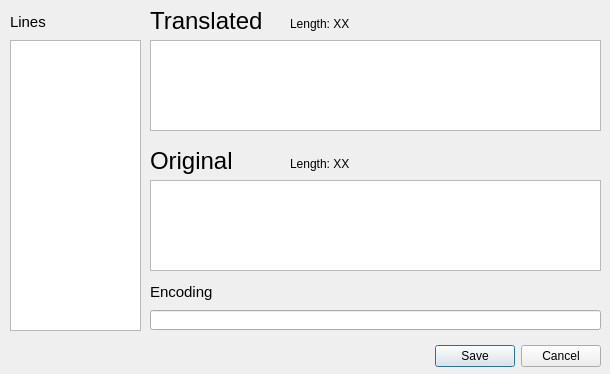
<?xml version="1.0" encoding="UTF-8"?>
<ui version="4.0">
 <class>EbootEditor</class>
 <widget class="QDialog" name="EbootEditor">
  <property name="geometry">
   <rect>
    <x>0</x>
    <y>0</y>
    <width>610</width>
    <height>374</height>
   </rect>
  </property>
  <property name="contextMenuPolicy">
   <enum>Qt::NoContextMenu</enum>
  </property>
  <property name="windowTitle">
   <string>EBOOT Text Editor</string>
  </property>
  <property name="windowIcon">
   <iconset resource="../res/icons.qrc">
    <normaloff>:/monokuma.png</normaloff>:/monokuma.png</iconset>
  </property>
  <widget class="QDialogButtonBox" name="buttonBox">
   <property name="geometry">
    <rect>
     <x>260</x>
     <y>340</y>
     <width>341</width>
     <height>32</height>
    </rect>
   </property>
   <property name="orientation">
    <enum>Qt::Horizontal</enum>
   </property>
   <property name="standardButtons">
    <set>QDialogButtonBox::Cancel|QDialogButtonBox::Save</set>
   </property>
  </widget>
  <widget class="QListWidget" name="lstLines">
   <property name="geometry">
    <rect>
     <x>10</x>
     <y>40</y>
     <width>131</width>
     <height>291</height>
    </rect>
   </property>
  </widget>
  <widget class="SpellCheckEdit" name="txtTranslated">
   <property name="geometry">
    <rect>
     <x>150</x>
     <y>40</y>
     <width>451</width>
     <height>91</height>
    </rect>
   </property>
   <property name="font">
    <font>
     <family>Meiryo UI</family>
     <pointsize>11</pointsize>
    </font>
   </property>
  </widget>
  <widget class="QPlainTextEdit" name="txtOriginal">
   <property name="geometry">
    <rect>
     <x>150</x>
     <y>180</y>
     <width>451</width>
     <height>91</height>
    </rect>
   </property>
   <property name="font">
    <font>
     <family>Meiryo UI</family>
     <pointsize>11</pointsize>
    </font>
   </property>
   <property name="readOnly">
    <bool>true</bool>
   </property>
   <property name="tabStopWidth">
    <number>20</number>
   </property>
  </widget>
  <widget class="QLineEdit" name="txtEncoding">
   <property name="geometry">
    <rect>
     <x>150</x>
     <y>310</y>
     <width>451</width>
     <height>20</height>
    </rect>
   </property>
   <property name="readOnly">
    <bool>true</bool>
   </property>
  </widget>
  <widget class="QLabel" name="label_6">
   <property name="geometry">
    <rect>
     <x>150</x>
     <y>0</y>
     <width>131</width>
     <height>41</height>
    </rect>
   </property>
   <property name="font">
    <font>
     <family>Meiryo UI</family>
     <pointsize>18</pointsize>
    </font>
   </property>
   <property name="text">
    <string>Translated</string>
   </property>
   <property name="alignment">
    <set>Qt::AlignLeading|Qt::AlignLeft|Qt::AlignVCenter</set>
   </property>
  </widget>
  <widget class="QLabel" name="label_7">
   <property name="geometry">
    <rect>
     <x>150</x>
     <y>140</y>
     <width>131</width>
     <height>41</height>
    </rect>
   </property>
   <property name="font">
    <font>
     <family>Meiryo UI</family>
     <pointsize>18</pointsize>
    </font>
   </property>
   <property name="text">
    <string>Original</string>
   </property>
   <property name="alignment">
    <set>Qt::AlignLeading|Qt::AlignLeft|Qt::AlignVCenter</set>
   </property>
  </widget>
  <widget class="QLabel" name="label_10">
   <property name="geometry">
    <rect>
     <x>150</x>
     <y>280</y>
     <width>121</width>
     <height>21</height>
    </rect>
   </property>
   <property name="font">
    <font>
     <family>Meiryo UI</family>
     <pointsize>11</pointsize>
    </font>
   </property>
   <property name="text">
    <string>Encoding</string>
   </property>
   <property name="alignment">
    <set>Qt::AlignBottom|Qt::AlignLeading|Qt::AlignLeft</set>
   </property>
  </widget>
  <widget class="QLabel" name="label_11">
   <property name="geometry">
    <rect>
     <x>10</x>
     <y>10</y>
     <width>121</width>
     <height>21</height>
    </rect>
   </property>
   <property name="font">
    <font>
     <family>Meiryo UI</family>
     <pointsize>11</pointsize>
    </font>
   </property>
   <property name="text">
    <string>Lines</string>
   </property>
   <property name="alignment">
    <set>Qt::AlignBottom|Qt::AlignLeading|Qt::AlignLeft</set>
   </property>
  </widget>
  <widget class="QLabel" name="lblOrigLength">
   <property name="geometry">
    <rect>
     <x>290</x>
     <y>150</y>
     <width>121</width>
     <height>21</height>
    </rect>
   </property>
   <property name="font">
    <font>
     <family>Meiryo UI</family>
     <pointsize>9</pointsize>
    </font>
   </property>
   <property name="text">
    <string>Length: XX</string>
   </property>
   <property name="alignment">
    <set>Qt::AlignBottom|Qt::AlignLeading|Qt::AlignLeft</set>
   </property>
  </widget>
  <widget class="QLabel" name="lblTransLength">
   <property name="geometry">
    <rect>
     <x>290</x>
     <y>10</y>
     <width>121</width>
     <height>21</height>
    </rect>
   </property>
   <property name="font">
    <font>
     <family>Meiryo UI</family>
     <pointsize>9</pointsize>
    </font>
   </property>
   <property name="text">
    <string>Length: XX</string>
   </property>
   <property name="alignment">
    <set>Qt::AlignBottom|Qt::AlignLeading|Qt::AlignLeft</set>
   </property>
  </widget>
 </widget>
 <customwidgets>
  <customwidget>
   <class>SpellCheckEdit</class>
   <extends>QTextEdit</extends>
   <header>spellcheck_edit</header>
  </customwidget>
 </customwidgets>
 <resources>
  <include location="../res/icons.qrc"/>
 </resources>
 <connections>
  <connection>
   <sender>buttonBox</sender>
   <signal>accepted()</signal>
   <receiver>EbootEditor</receiver>
   <slot>accept()</slot>
   <hints>
    <hint type="sourcelabel">
     <x>478</x>
     <y>354</y>
    </hint>
    <hint type="destinationlabel">
     <x>157</x>
     <y>274</y>
    </hint>
   </hints>
  </connection>
  <connection>
   <sender>buttonBox</sender>
   <signal>rejected()</signal>
   <receiver>EbootEditor</receiver>
   <slot>reject()</slot>
   <hints>
    <hint type="sourcelabel">
     <x>546</x>
     <y>360</y>
    </hint>
    <hint type="destinationlabel">
     <x>286</x>
     <y>274</y>
    </hint>
   </hints>
  </connection>
  <connection>
   <sender>txtTranslated</sender>
   <signal>textChanged()</signal>
   <receiver>EbootEditor</receiver>
   <slot>changedTranslation()</slot>
   <hints>
    <hint type="sourcelabel">
     <x>349</x>
     <y>85</y>
    </hint>
    <hint type="destinationlabel">
     <x>462</x>
     <y>18</y>
    </hint>
   </hints>
  </connection>
  <connection>
   <sender>lstLines</sender>
   <signal>currentRowChanged(int)</signal>
   <receiver>EbootEditor</receiver>
   <slot>changedLine(int)</slot>
   <hints>
    <hint type="sourcelabel">
     <x>100</x>
     <y>85</y>
    </hint>
    <hint type="destinationlabel">
     <x>327</x>
     <y>147</y>
    </hint>
   </hints>
  </connection>
 </connections>
 <slots>
  <slot>changedTranslation()</slot>
  <slot>changedEncoding()</slot>
  <slot>changedLine(int)</slot>
 </slots>
</ui>
